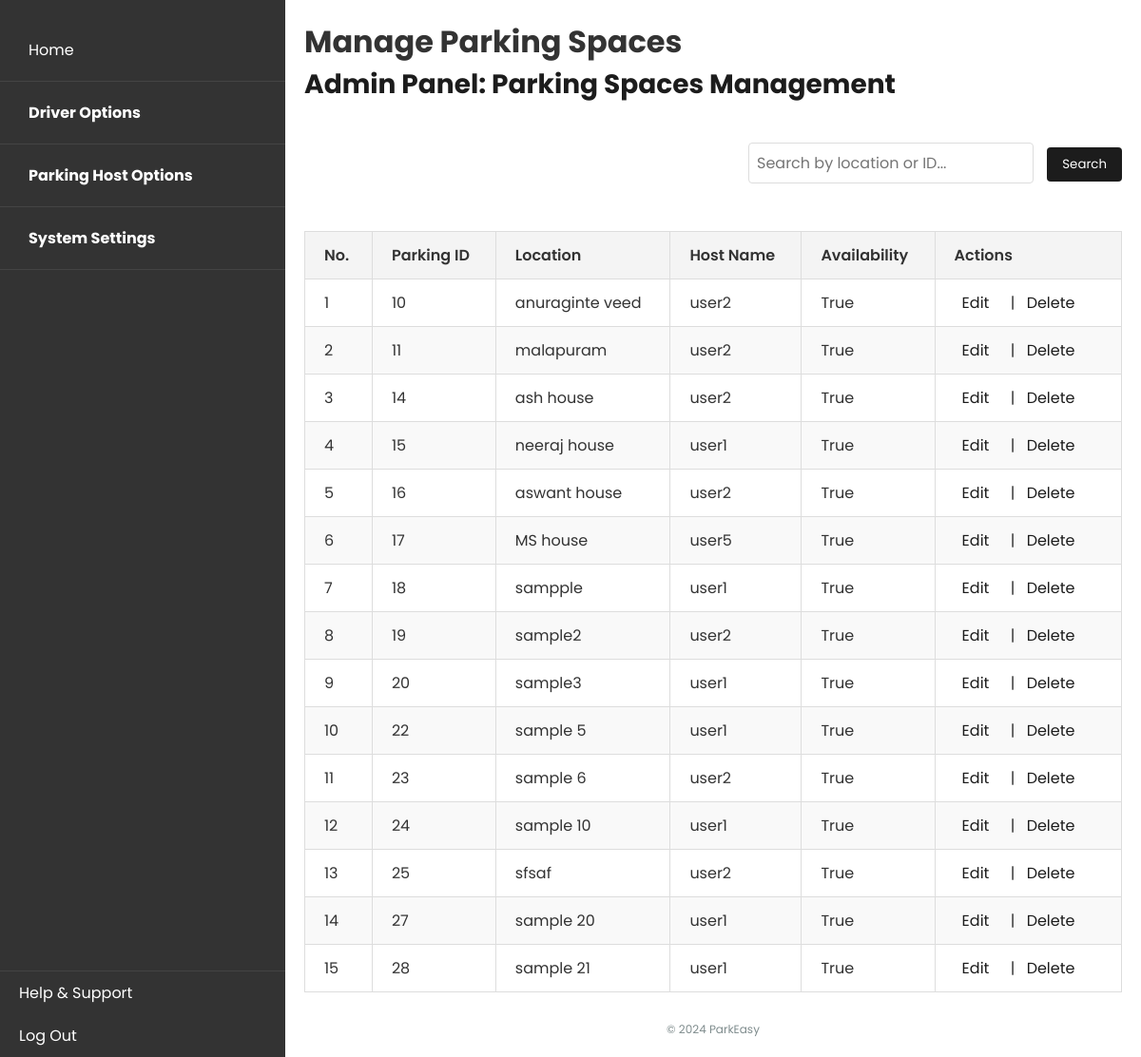
Page /parkeasy/manage-parking-spaces/ (signed in) on the committed database.
### ParkEasyApp/models.py (models this page shows, shortened)
class ParkingSpace(models.Model):
    host = models.ForeignKey(ParkEasyUser, on_delete=models.CASCADE, related_name="parking_spaces")
    location = models.CharField(max_length=255)
    price_per_hour = models.DecimalField(max_digits=10, decimal_places=2)
    availability = models.BooleanField(default=True)  # Indicates if space is available for booking
    amenities = models.TextField(blank=True, null=True)  # Optional description of amenities
    rating = models.DecimalField(max_digits=3, decimal_places=2, default=0.0)  # Average rating by users
    created_at = models.DateTimeField(auto_now_add=True)
    latitude = models.FloatField(null=True, blank=True)  # Store latitude
    longitude = models.FloatField(null=True, blank=True)  # Store longitude
    class Meta:
        indexes = [
            models.Index(fields=['host', 'location']),
        ]

class ParkEasyUser(models.Model):
    user = models.OneToOneField(User, on_delete=models.CASCADE)  # Linking to Django's built-in User model
    status = models.CharField(max_length=20, choices=[('active', 'Active'), ('suspended', 'Suspended'), ('pending', 'Pending')], default='active')

### ParkEasyApp/views.py (the view)
# urls.py: path('manage-parking-spaces/', views.manage_parking_spaces, name='manage_parking_spaces'),
@user_passes_test(is_superuser)
def manage_parking_spaces(request):
    parking_spaces = ParkingSpace.objects.all()
    return render(request, 'admin/manage_parking_spaces.html', {'parking_spaces': parking_spaces})

### ParkEasyApp/views.py (called while the page is built)
def is_superuser(user):
    return user.is_authenticated and user.is_superuser

### templates/admin/manage_parking_spaces.html (shortened to what this page needs)
<!DOCTYPE html>
<html lang="en">
{% load static %}
<head>
  <link rel="stylesheet" href="{% static 'css/dashboard.css' %}">
  <link rel="stylesheet" href="{% static 'css/manage_parking_spaces.css' %}">
</head>
<body>
  <div class="sidebar">
    <div class="sidebar-item">
      <a href="{% url 'admin_dashboard' %}" class="home-btn">Home</a>
    </div>
    <div class="sidebar-item">
      <button class="dropdown-btn">Driver Options</button>
    </div>
    <div class="sidebar-item">
      <button class="dropdown-btn">Parking Host Options</button>
    </div>
    <div class="sidebar-item">
      <button class="dropdown-btn">System Settings</button>
    </div>
    <div class="sidebar-footer">
      <a href="{% url 'help_support' %}">Help & Support</a>
      <a href="{% url 'logout' %}">Log Out</a>
    </div>
  </div>
  <div class="main-content">
    <h1>Manage Parking Spaces</h1>
    <h2>Admin Panel: Parking Spaces Management</h2>
    <div class="search-filter">
      <input type="text" id="searchParking" placeholder="Search by location or ID...">
      <button id="searchBtn">Search</button>
    </div>
    <div class="parking-table">
      <table>
        <thead>
          <tr>
            <th>No.</th>
            <th>Parking ID</th>
            <th>Location</th>
            <th>Host Name</th>
            <th>Availability</th>
            <th>Actions</th>
          </tr>
        </thead>
        <tbody>
          {% for parking in parking_spaces %}
            <tr>
              <td>{{ forloop.counter }}</td>
              <td>{{ parking.id }}</td>
              <td>{{ parking.location }}</td>
              <td>{{ parking.host.user.username }}</td>
              <td>{{ parking.availability }}</td>
              <td>
                <a href="{% url 'edit_parking_space' parking.id %}">Edit</a> |
                <a href="{% url 'delete_parking_space' parking.id %}">Delete</a>
              </td>
            </tr>
          {% endfor %}
        </tbody>
      </table>
    </div>
    <div class="footer">© 2024 ParkEasy</div>
  </div>
</body>
</html>

### static/css/dashboard.css (style rules this page uses)
* { font-family: 'Poppins', sans-serif; margin: 0; padding: 0; box-sizing: border-box; }
.sidebar { width: 25%; background-color: #333; color: white; height: 100vh; padding-top: 20px; position: fixed; top: 0; left: 0; bottom: 0; display: flex; flex-direction: column; justify-content: space-between; overflow-y: auto; transition: width 0.3s ease; }
.sidebar-item { padding: 10px; border-bottom: 1px solid #444; }
.sidebar-item a, .dropdown-btn { color: white; padding: 10px 20px; text-decoration: none; display: block; width: 100%; background-color: #333; border: none; text-align: left; cursor: pointer; transition: background-color 0.3s ease; }
.dropdown-btn { font-size: 16px; font-weight: bold; background-color: #333; border: none; cursor: pointer; }
.sidebar-footer { margin-top: auto; border-top: 1px solid #444; transition: margin-top 0.3s ease; }
.sidebar-footer a { padding: 10px 20px; text-decoration: none; display: block; background-color: #333; color: white; text-align: left; cursor: pointer; }
.main-content { margin-left: 25%; width: 75%; padding: 20px; background-color: #ffffff; color: #333333; height: 100vh; display: flex; flex-direction: column; }
.main-content h2 { margin-bottom: 20px; font-size: 28px; color: #1c1c1c; }
.footer { text-align: center; margin-top: auto; font-size: 12px; color: #7f8c8d; }

### static/css/manage_parking_spaces.css (style rules this page uses)
.parking-table { margin-top: 30px; overflow-x: auto; width: 100%; }
.parking-table table { width: 100%; border-collapse: collapse; margin-bottom: 30px; }
.parking-table th, .parking-table td { padding: 12px 20px; text-align: left; border: 1px solid #ddd; }
.parking-table th { background-color: #f4f4f4; color: #333; font-weight: 600; }
.parking-table tr:nth-child(even) { background-color: #f9f9f9; }
.parking-table td a { text-decoration: none; color: #1c1c1c; padding: 8px; margin-right: 10px; border-radius: 4px; transition: background-color 0.3s ease; }
.search-filter { margin: 20px 0; text-align: right; }
.search-filter input { padding: 8px; font-size: 16px; margin-right: 10px; width: 300px; border: 1px solid #ddd; border-radius: 4px; }
.search-filter button { padding: 8px 16px; background-color: #1c1c1c; color: white; border: none; border-radius: 4px; cursor: pointer; }

### rows in the picture
ParkingSpace: id "10", location "anuraginte veed", host.user.username "user2", availability "True"
ParkingSpace: id "11", location "malapuram", host.user.username "user2", availability "True"
ParkingSpace: id "14", location "ash house", host.user.username "user2", availability "True"
ParkingSpace: id "15", location "neeraj house", host.user.username "user1", availability "True"
ParkingSpace: id "16", location "aswant house", host.user.username "user2", availability "True"
ParkingSpace: id "17", location "MS house", host.user.username "user5", availability "True"
ParkingSpace: id "18", location "sampple", host.user.username "user1", availability "True"
ParkingSpace: id "19", location "sample2", host.user.username "user2", availability "True"
ParkingSpace: id "20", location "sample3", host.user.username "user1", availability "True"
ParkingSpace: id "22", location "sample 5", host.user.username "user1", availability "True"
ParkingSpace: id "23", location "sample 6", host.user.username "user2", availability "True"
ParkingSpace: id "24", location "sample 10", host.user.username "user1", availability "True"
ParkingSpace: id "25", location "sfsaf", host.user.username "user2", availability "True"
ParkingSpace: id "27", location "sample 20", host.user.username "user1", availability "True"
ParkingSpace: id "28", location "sample 21", host.user.username "user1", availability "True"
